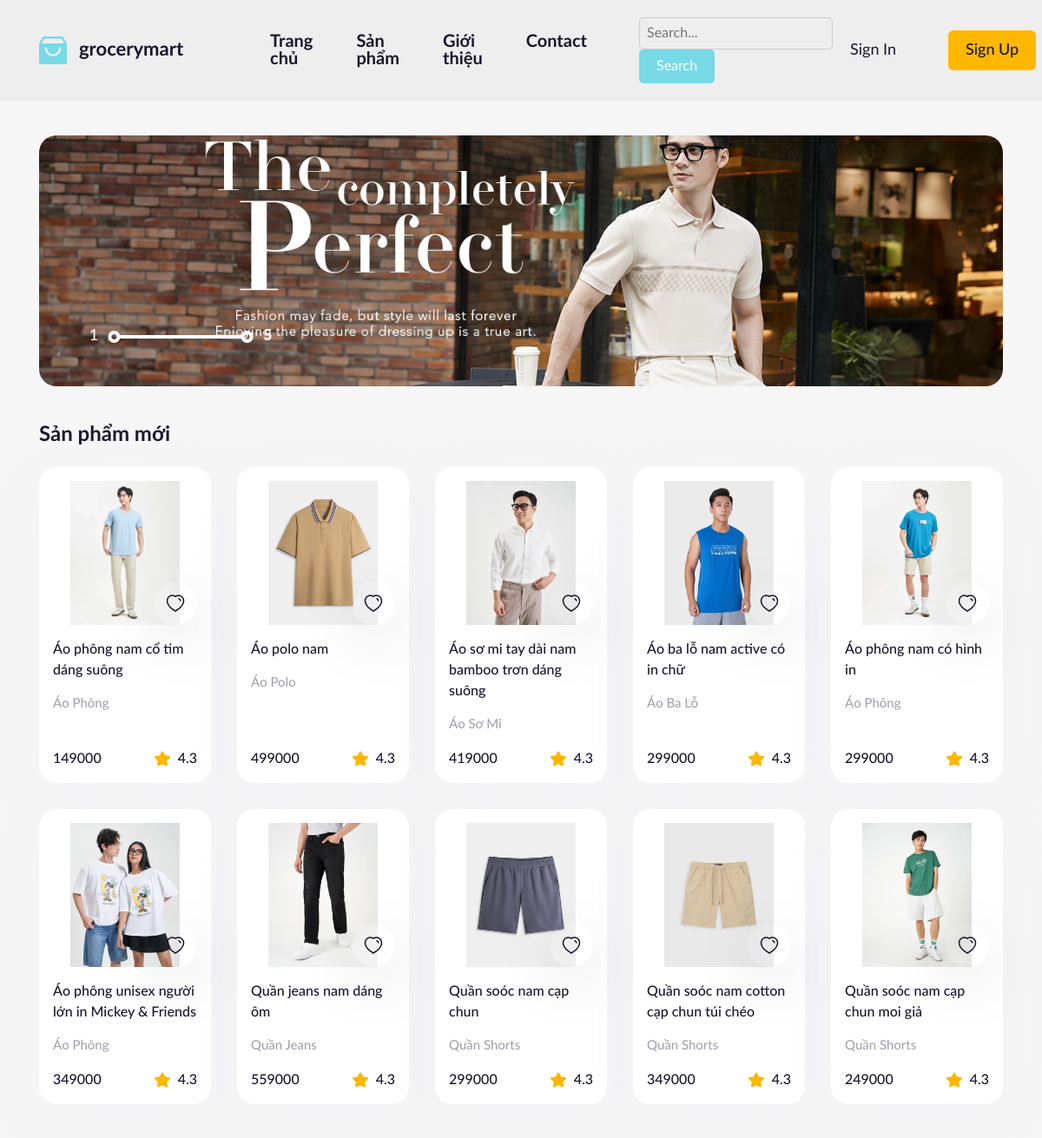
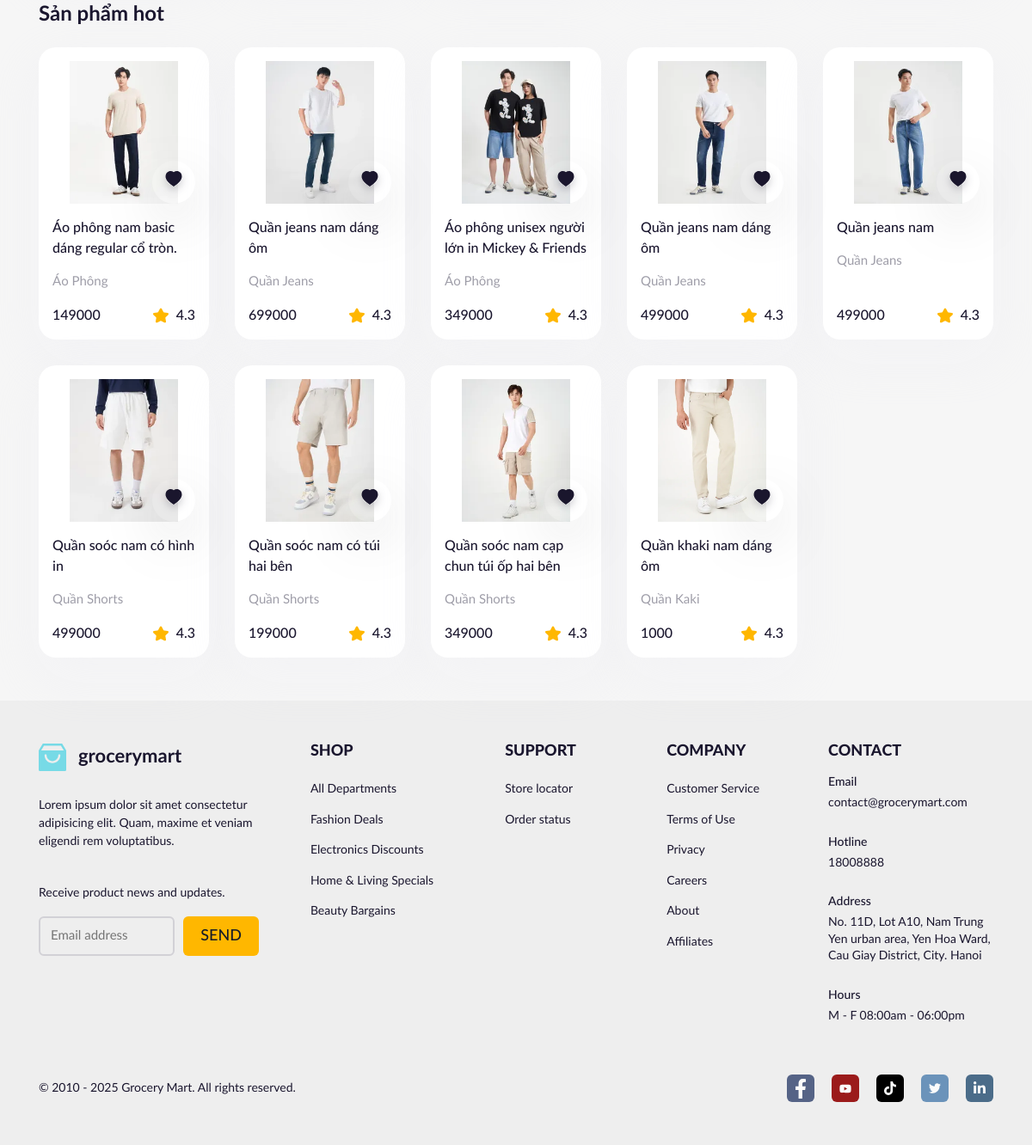
The page / on the database its author committed (2 pictures, top to bottom).
### tables this page shows
CREATE TABLE `products` (
  `id` int(11) NOT NULL,
  `name` varchar(255) NOT NULL,
  `image` varchar(255) NOT NULL,
  `description` text NOT NULL,
  `view` int(11) NOT NULL,
  `status` tinyint(11) NOT NULL,
  `create_at` date NOT NULL,
  `cate_id` int(11) NOT NULL
);

CREATE TABLE `categories` (
  `id` int(11) NOT NULL,
  `name` varchar(255) NOT NULL,
  `parent_id` int(11) NOT NULL
);

### controllers/HomeController.php (called while the page is built, shortened)
<?php
function homeIndex()
{
    $products       = getAllProducts();
    require_once PATH_VIEW . "layout/master.php";
}

### index.php (called while the page is built, shortened)
<?php
require_once "common/connect-db.php";
require_once "common/model.php";
$act = $_GET['act'] ?? "/";
$page = match ($act) {
    "/" => homeIndex(),
    "user-login"    => sigIn(),
    "user-sigUp"    => sigUp(),
    "user-logout"   => logOut(),
    "search"        => searchProduct(),
    "products"       => products(),
    "product-detail"    => productDetail($_GET['id'],  $_GET['size_id'] ?? "", $_GET['color_id'] ?? ""),
    "categories"        => categoriesHome($_GET['id'], $_GET['cate_son'] ?? ""),
    "profile"           => profile(),
    "comment"           => comment($_GET['id']),
    "cart-add"          => cartAdd($_GET['productID'], $_GET['quantity'], $_GET['size'], $_GET['color']),
    "cart-list"         => cartList(),
    "cart-inc"          => cartInc($_GET['productID']),
    "cart-dec"          => cartDec($_GET['productID']),
    "cart-del"          => cartDel($_GET['productID']),
    "order-checkout"    => orderCheckout(),
    "order-purchase"    => orderPurchase(),
    "order-success"     => orderSuccess(),
    "order-detail"      => orderDetail($_GET['id'] ?? ""),
    "order-history"     => orderHistory($_GET['status'] ?? ""),
    "orders-canceled"   => OrderCanceled($_GET['id'] ?? ""),
    "orderMomo"         => orderMomo(),
};

### models/ProductModel.php (called while the page is built, shortened)
<?php
function getAllProducts()
{
    $sql = "SELECT `p`.id, `p`.name, `p`.image, `p`.description, `p`.status , `vr`.quantity, `vr`.price,  `c`.name AS cate_name
    FROM `products` AS `p`
    INNER JOIN `variation` AS `vr` ON `p`.id = `vr`.product_id
    INNER JOIN `categories` AS `c` ON `p`.cate_id  = `c`.id
    GROUP BY `vr`.product_id";
    $product = listRecord($sql);
    return $product;
}

### common/connect-db.php (called while the page is built, shortened)
<?php
function pdo_get_connection()
{
    $servername = DB_HOST;
    $port       = DB_PORT;
    $dbname     = DB_NAME;
    try {
        $conn = new PDO("mysql:host=$servername;port=$port;dbname=$dbname", DB_USERNAME, DB_PASSWORD);
        $conn->setAttribute(PDO::ATTR_ERRMODE, PDO::ERRMODE_EXCEPTION);
        $conn->setAttribute(PDO::ATTR_DEFAULT_FETCH_MODE, PDO::FETCH_ASSOC);
        return $conn;
    } catch (PDOException $e) {
        echo "Connection failed: " . $e->getMessage();
    }
}
function pdo_query($sql)
{
    $sql_args = array_slice(func_get_args(), 1);
    try {
        $conn = pdo_get_connection();
        $stmt = $conn->prepare($sql);
        $stmt->execute($sql_args);
        $rows = $stmt->fetchAll();
        return $rows;
    } catch (PDOException $e) {
        throw $e;
    } finally {
        unset($conn);
    }
}

### common/model.php (called while the page is built, shortened)
<?php
function listRecord($sql)
{
    $result = "";
    if (!empty($sql)) {
        $result = pdo_query($sql);
    }
    return $result;
}

### views/home.php (the view, shortened to what this page needs)
</body>
</html>
<main class="container home">
    <?php
    include_once PATH_VIEW . "layout/partials/banner.php";
    ?>
    <div id="productList">
        <section class="home__container">
            <div class="home__row">
                <h2 class="home__heading">Sản phẩm mới</h2>
            </div>
            <div class="row row-cols-5 row-cols-lg-2 row-cols-sm-1 g-3">
                <?php foreach ($products as $key => $value) : ?>
                    <?php if ($value['status'] == 1) { ?>
                        <div class="col">
                            <article class="product-card">
                                <div class="product-card__img-wrap">
                                    <a href="<?= ROOT_URL ?>?act=product-detail&id=<?= $value['id'] ?>">
                                        <img src="<?= ROOT_UPLOAD_URL ?><?= $value['image'] ?>" alt="" class="product-card__thumb" />
                                    </a>
                                    <button class="like-btn product-card__like-btn">
                                        <img src="<?= ROOT_ASSET_URL ?>client/assets/icons/heart.svg" alt="" class="like-btn__icon icon" />
                                    </button>
                                </div>
                                <h3 class="product-card__title">
                                    <a href="<?= ROOT_URL ?>?act=product-detail&id=<?= $value['id'] ?>"><?= $value['name'] ?></a>
                                </h3>
                                <p class="product-card__brand"><?= $value['cate_name'] ?></p>
                                <div class="product-card__row">
                                    <span class="product-card__price"><?= $value['price'] ?></span>
                                    <img src="<?= ROOT_ASSET_URL ?>client/assets/icons/star.svg" alt="" class="product-card__star" />
                                    <span class="product-card__score">4.3</span>
                                </div>
                            </article>
                        </div>
                <?php }
                endforeach ?>
            </div>
        </section>
        <section class="home__container">
            <div class="home__row">
                <h2 class="home__heading">Sản phẩm hot</h2>
            </div>
            <div class="row row-cols-5 row-cols-lg-2 row-cols-sm-1 g-3">
                <?php foreach ($products as $key => $value) : ?>
                    <?php if ($value['status'] == 0) { ?>
                        <div class="col">
                            <article class="product-card">
                                <div class="product-card__img-wrap">
                                    <a href="<?= ROOT_URL ?>?act=product-detail&id=<?= $value['id'] ?>">
                                        <img src="<?= ROOT_UPLOAD_URL ?><?= $value['image'] ?>" alt="" class="product-card__thumb" />
                                    </a>
                                    <button class="like-btn product-card__like-btn">
                                        <img src="<?= ROOT_ASSET_URL ?>client/assets/icons/heart-red.svg" style="color: red" alt="" class="like-btn__icon icon" />
                                    </button>
                                </div>
                                <h3 class="product-card__title">
                                    <a href="<?= ROOT_URL ?>?act=product-detail&id=<?= $value['id'] ?>"><?= $value['name'] ?></a>
                                </h3>
                                <p class="product-card__brand"><?= $value['cate_name'] ?></p>
                                <div class="product-card__row">
                                    <span class="product-card__price"><?= $value['price'] ?></span>
                                    <img src="<?= ROOT_ASSET_URL ?>client/assets/icons/star.svg" alt="" class="product-card__star active" />
                                    <span class="product-card__score">4.3</span>
                                </div>
                            </article>
                        </div>
                <?php }
                endforeach ?>
            </div>
        </section>
    </div>
</main>

### rows shown on the page
products: image (picture), status 1 (drawn), name "Áo phông nam cổ tim dáng suông", cate.name "Áo Phông", price "149000"
products: image (picture), status 1 (drawn), name "Áo polo nam", cate.name "Áo Polo", price "499000"
products: image (picture), status 1 (drawn), name "Áo sơ mi tay dài nam bamboo trơn dáng suông", cate.name "Áo Sơ Mi", price "419000"
products: image (picture), status 1 (drawn), name "Áo ba lỗ nam active có in chữ", cate.name "Áo Ba Lỗ", price "299000"
products: image (picture), status 1 (drawn), name "Áo phông nam có hình in", cate.name "Áo Phông", price "299000"
products: image (picture), status 1 (drawn), name "Áo phông unisex người lớn in Mickey & Friends", cate.name "Áo Phông", price "349000"
products: image (picture), status 1 (drawn), name "Quần jeans nam dáng ôm", cate.name "Quần Jeans", price "559000"
products: image (picture), status 1 (drawn), name "Quần soóc nam cạp chun", cate.name "Quần Shorts", price "299000"
products: image (picture), status 1 (drawn), name "Quần soóc nam cotton cạp chun túi chéo", cate.name "Quần Shorts", price "349000"
products: image (picture), status 1 (drawn), name "Quần soóc nam cạp chun moi giả", cate.name "Quần Shorts", price "249000"
products: image (picture), status 0 (drawn), name "Áo phông nam basic dáng regular cổ tròn.", cate.name "Áo Phông", price "149000"
products: image (picture), status 0 (drawn), name "Quần jeans nam dáng ôm", cate.name "Quần Jeans", price "699000"
products: image (picture), status 0 (drawn), name "Áo phông unisex người lớn in Mickey & Friends", cate.name "Áo Phông", price "349000"
products: image (picture), status 0 (drawn), name "Quần jeans nam dáng ôm", cate.name "Quần Jeans", price "499000"
products: image (picture), status 0 (drawn), name "Quần jeans nam", cate.name "Quần Jeans", price "499000"
products: image (picture), status 0 (drawn), name "Quần soóc nam có hình in", cate.name "Quần Shorts", price "499000"
products: image (picture), status 0 (drawn), name "Quần soóc nam có túi hai bên", cate.name "Quần Shorts", price "199000"
products: image (picture), status 0 (drawn), name "Quần soóc nam cạp chun túi ốp hai bên", cate.name "Quần Shorts", price "349000"
products: image (picture), status 0 (drawn), name "Quần khaki nam dáng ôm", cate.name "Quần Kaki", price "1000"
